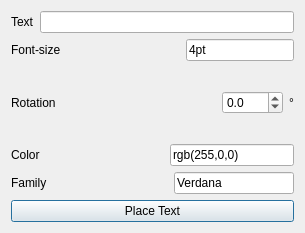
<?xml version="1.0" encoding="UTF-8"?>
<ui version="4.0">
 <class>Dialog</class>
 <widget class="QDialog" name="Dialog">
  <property name="windowModality">
   <enum>Qt::ApplicationModal</enum>
  </property>
  <property name="geometry">
   <rect>
    <x>0</x>
    <y>0</y>
    <width>305</width>
    <height>233</height>
   </rect>
  </property>
  <property name="windowTitle">
   <string>Add Text</string>
  </property>
  <layout class="QVBoxLayout" name="verticalLayout">
   <item>
    <layout class="QHBoxLayout" name="horizontalLayout">
     <item>
      <widget class="QLabel" name="label">
       <property name="text">
        <string>Text</string>
       </property>
      </widget>
     </item>
     <item>
      <widget class="QLineEdit" name="textLineEdit"/>
     </item>
    </layout>
   </item>
   <item>
    <layout class="QHBoxLayout" name="horizontalLayout_2">
     <item>
      <widget class="QLabel" name="label_2">
       <property name="sizePolicy">
        <sizepolicy hsizetype="Preferred" vsizetype="Preferred">
         <horstretch>1</horstretch>
         <verstretch>0</verstretch>
        </sizepolicy>
       </property>
       <property name="minimumSize">
        <size>
         <width>61</width>
         <height>0</height>
        </size>
       </property>
       <property name="text">
        <string>Font-size</string>
       </property>
      </widget>
     </item>
     <item>
      <spacer name="horizontalSpacer">
       <property name="orientation">
        <enum>Qt::Horizontal</enum>
       </property>
       <property name="sizeHint" stdset="0">
        <size>
         <width>40</width>
         <height>20</height>
        </size>
       </property>
      </spacer>
     </item>
     <item>
      <widget class="QLineEdit" name="sizeLineEdit">
       <property name="text">
        <string>4pt</string>
       </property>
      </widget>
     </item>
    </layout>
   </item>
   <item>
    <layout class="QHBoxLayout" name="horizontalLayout_3">
     <item>
      <widget class="QLabel" name="label_5">
       <property name="text">
        <string>Rotation</string>
       </property>
      </widget>
     </item>
     <item>
      <spacer name="horizontalSpacer_2">
       <property name="orientation">
        <enum>Qt::Horizontal</enum>
       </property>
       <property name="sizeHint" stdset="0">
        <size>
         <width>40</width>
         <height>20</height>
        </size>
       </property>
      </spacer>
     </item>
     <item>
      <widget class="QDoubleSpinBox" name="doubleSpinBox_rotation">
       <property name="decimals">
        <number>1</number>
       </property>
       <property name="minimum">
        <double>-360.000000000000000</double>
       </property>
       <property name="maximum">
        <double>360.000000000000000</double>
       </property>
       <property name="singleStep">
        <double>15.000000000000000</double>
       </property>
      </widget>
     </item>
     <item>
      <widget class="QLabel" name="label_6">
       <property name="text">
        <string>°</string>
       </property>
      </widget>
     </item>
    </layout>
   </item>
   <item>
    <layout class="QHBoxLayout" name="horizontalLayout_4">
     <item>
      <widget class="QLabel" name="label_3">
       <property name="text">
        <string>Color</string>
       </property>
      </widget>
     </item>
     <item>
      <spacer name="horizontalSpacer_3">
       <property name="orientation">
        <enum>Qt::Horizontal</enum>
       </property>
       <property name="sizeHint" stdset="0">
        <size>
         <width>40</width>
         <height>20</height>
        </size>
       </property>
      </spacer>
     </item>
     <item>
      <widget class="QLineEdit" name="colorLineEdit">
       <property name="text">
        <string>rgb(255,0,0)</string>
       </property>
      </widget>
     </item>
    </layout>
   </item>
   <item>
    <layout class="QHBoxLayout" name="horizontalLayout_5">
     <item>
      <widget class="QLabel" name="label_4">
       <property name="text">
        <string>Family</string>
       </property>
      </widget>
     </item>
     <item>
      <spacer name="horizontalSpacer_4">
       <property name="orientation">
        <enum>Qt::Horizontal</enum>
       </property>
       <property name="sizeHint" stdset="0">
        <size>
         <width>40</width>
         <height>20</height>
        </size>
       </property>
      </spacer>
     </item>
     <item>
      <widget class="QLineEdit" name="familyLineEdit">
       <property name="text">
        <string>Verdana</string>
       </property>
      </widget>
     </item>
    </layout>
   </item>
   <item>
    <widget class="QPushButton" name="placeButton">
     <property name="text">
      <string>Place Text</string>
     </property>
    </widget>
   </item>
  </layout>
 </widget>
 <tabstops>
  <tabstop>textLineEdit</tabstop>
 </tabstops>
 <resources/>
 <connections>
  <connection>
   <sender>placeButton</sender>
   <signal>released()</signal>
   <receiver>Dialog</receiver>
   <slot>accept()</slot>
   <hints>
    <hint type="sourcelabel">
     <x>177</x>
     <y>149</y>
    </hint>
    <hint type="destinationlabel">
     <x>142</x>
     <y>96</y>
    </hint>
   </hints>
  </connection>
  <connection>
   <sender>textLineEdit</sender>
   <signal>returnPressed()</signal>
   <receiver>Dialog</receiver>
   <slot>accept()</slot>
   <hints>
    <hint type="sourcelabel">
     <x>177</x>
     <y>43</y>
    </hint>
    <hint type="destinationlabel">
     <x>142</x>
     <y>96</y>
    </hint>
   </hints>
  </connection>
 </connections>
</ui>
